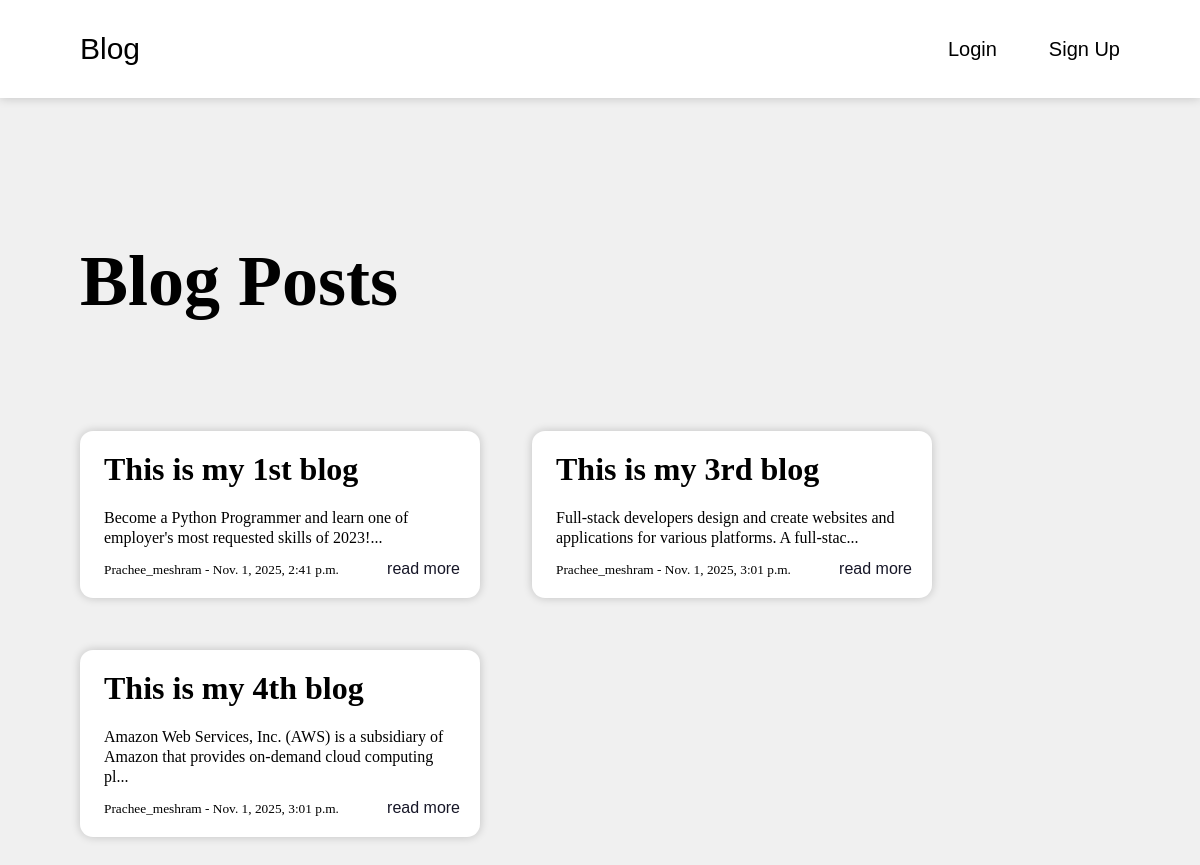
The app's page /blogs/ with its own data.
### blog/models.py (models this page shows, shortened)
class BlogPost(models.Model):
    title = models.CharField(max_length=200)
    content = models.TextField()
    author = models.ForeignKey(User, on_delete=models.CASCADE)
    date_posted = models.DateTimeField(auto_now_add=True)

### blog/views.py (the view)
# urls.py: path('', views.home, name= 'home'),
def home(request):
    posts = BlogPost.objects.all()
    return render(request, 'home.html', {'posts': posts})

### templates/home.html (shortened to what this page needs)
<!DOCTYPE html>
<html lang="en">
<head>
</head>
<body>
    {% extends 'base.html' %}
    {% block content %}
    <h2>Blog Posts</h2>
    <div class="main-container">
        {% for post in posts %}
        <div class="container">
            <h3>{{ post.title }}</h3>
            <p>{{ post.content|slice:":100" }}...</p>
            <small>{{post.author}} - {{post.date_posted}}</small>
            <a class="read" href="{% url 'post_view' post.pk %}">read more</a>
        </div>
        {% endfor %}
    </div>
    {% endblock %}

### templates/base.html (shortened to what this page needs)
<!DOCTYPE html>
<html lang="en">
<head>
</head>
<body>
    <nav>
        <a class="blog" href="{% url 'home' %}">Blog</a>
        <div>
            <ul class="nav-ul" >
                {% if user.is_authenticated %}
                    <li>
                        <a href="{% url 'create_post' %}">Create Blog</a>
                    </li>
                    <li>
                        <a href="{% url 'logout' %}">Logout</a>
                    </li>
                {% else %}
                    <li>
                        <a href="{% url 'login' %}">Login</a>
                    </li>
                    <li>
                        <a href="{% url 'register' %}">Sign Up</a>
                    </li>
                {% endif %}
            </ul>
        </div>
    </nav>
    <div>
        {% block content %} {% endblock %}
    </div>
</body>
</html>

### templates/home.html (style rules this page uses)
body { padding: 120px 80px 50px 80px; background-color: #f0f0f0; }
* { padding: 0; margin: 0; box-sizing: border-box; }
h2 { font-size: 72px; margin-top: 120px; margin-bottom: 108px; }
h3 { font-size: 32px; margin-bottom: 20px; }
p { font-size: 16px; margin-bottom: 12px; line-height: 20px; }
.main-container { display: flex; gap: 52px; flex-wrap: wrap; }
.container { position:relative ; width: 400px; padding: 20px 24px; border-radius: 13px; background-color: white; box-shadow: 0px 0px 10px #00000033; }
.read { font-size: 16px; color: rgb(23, 23, 40); position: absolute; right: 20px; bottom: 20px; }

### templates/base.html (style rules this page uses)
nav { display: flex; justify-content: space-between; position: fixed; align-items: center; width: 100%; left: 0; top: 0; background-color: white; box-shadow: 0px 0px 10px #00000033; padding: 32px 80px; }
.nav-ul { display: flex; gap: 52px; list-style: none; }
a { text-decoration: none; color: black; font-size: 20px; font-family: Arial, Helvetica, sans-serif; }
.blog { font-size: 30px; }

### records on screen
BlogPost: title "This is my 1st blog", content "Become a Python Programmer and learn one of employer's most requested skills of 2023!", author "Prachee_meshram", date_posted "Nov. 1, 2025, 2:41 p.m."
BlogPost: title "This is my 3rd blog", content "Full-stack developers design and create websites and applications for various platforms. A full-stac", author "Prachee_meshram", date_posted "Nov. 1, 2025, 3:01 p.m."
BlogPost: title "This is my 4th blog", content "Amazon Web Services, Inc. (AWS) is a subsidiary of Amazon that provides on-demand cloud computing pl", author "Prachee_meshram", date_posted "Nov. 1, 2025, 3:01 p.m."
